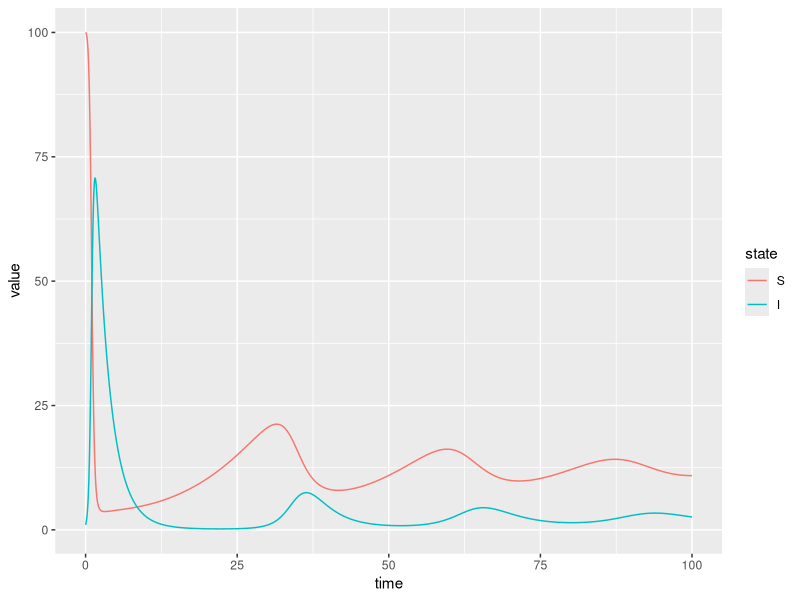
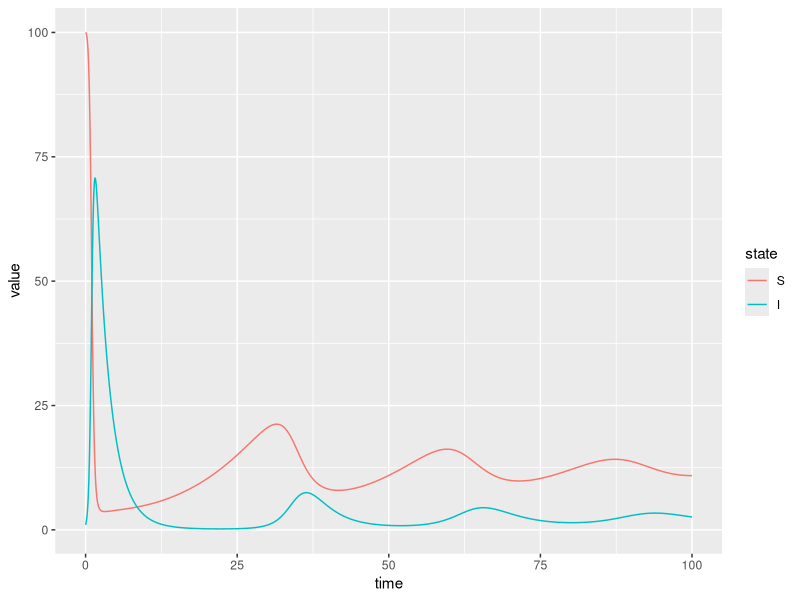

The R source for these figures, in order:
# Code to run the host-pathogen system from workshop 2.
# This code will use the deSolve package to solve the host-pathogen ODE system,
# and ggplot2 to plot the resultant solution.
#
# Author: Cameron Smith
# Date created: 13/05/24

# Load any necessary librarys
library(deSolve)
library(ggplot2)
library(reshape2)

# Firstly, we need to define the RHS function of the ODEs.
# The inputs are:
#     > time t, which is required for the solver
#     > state variable, a named list. For the host-pathogen system (2.2) from
#       the notes, this is a list such as state = c(S = 100, I = 1)
#     > parameters list, which again should be named and have all parameters in
#       it. For example parameters = c(b = 0.1, K = 200, d = 0.01, beta = 0.05,
#       gamma = 0.1, alpha = 0.2)
hostPathogenFunc <- function(t, state, parameters) {
  with(as.list(c(state, parameters)), {

    # Sum the states to get total population
    N <- S + I

    # The susceptible equation
    dSdt <- b*N*(1 - N/K) - (d + transmission*I)*S + gam*I

    # The infceted equation
    dIdt <- transmission*S*I - (d + gam + alpha)*I

    # Output a list. This part is important
    list(c(dSdt, dIdt))
  })
}

# Define a list of times. Please be aware of this. Too many points and the code
# may take a while to run, too few and you may cause the code to break (called
# instability of the numerical method). This is just an experimentation as to
# what works
times <- seq(0, 100, by = 0.01)  # c(0, 0.01, 0.02, ..., 99.9, 100) #nolint

# Now we solve the ODE. We will use the function ode from deSolve, which will
# create a list containing the times and the solutions at this time. To do
# this. Initialise an initial state and parameters list
state0 <- c(S = 100, I = 1)
parameters <- c(b = 0.1, K = 200, d = 0.01, transmission = 0.05, 
                gam = 0.1, alpha = 0.5)
out <- data.frame(ode(y = state0, times = times, func = hostPathogenFunc,
                      parms = parameters))
head(out)

# Plotting. Using ggplot to plot S and I on the same window
# This first line generates a new dataframe from out, where the time remains
# (id.vars) and then the others are converted to two columns, with the first
# being the column name from out, and the second being its value.
df <- melt(out,  id.vars = 'time', variable.name = 'state')
head(df)
plotPP <- ggplot(df, aes(time, value)) + geom_line(aes(colour = state))
plot(plotPP)
ggsave('host-pathogen.png', device='png')

# Create a function which can output the steady states
steadyStates <- function(parameters){
  with(as.list(c(parameters)), {
    print('Steady states are:')

    # Extinction steady state
    df = data.frame(type = 'Extinction', S = 0, I = 0)

    # Disease-free steady state
    df[2,] = c('Disease-free', S = K*(b-d)/b, I=0)

    # Extinction steady state
    S = (d + gam + alpha)/transmission
    I = -(K/(2*b))*(d+alpha+2*b*S/K-b) + c(0.5, -0.5)*sqrt(((K/b)*(d+alpha+2*b*S/K-b))^2 + (4*K/b)*S*(b*(1-S/K)-d))

    df[3,] = c('Endemic', S, I[1])
    df[4,] = c('Endemic', S, I[2])
    print(df)
  })
}

steadyStates(parameters)
